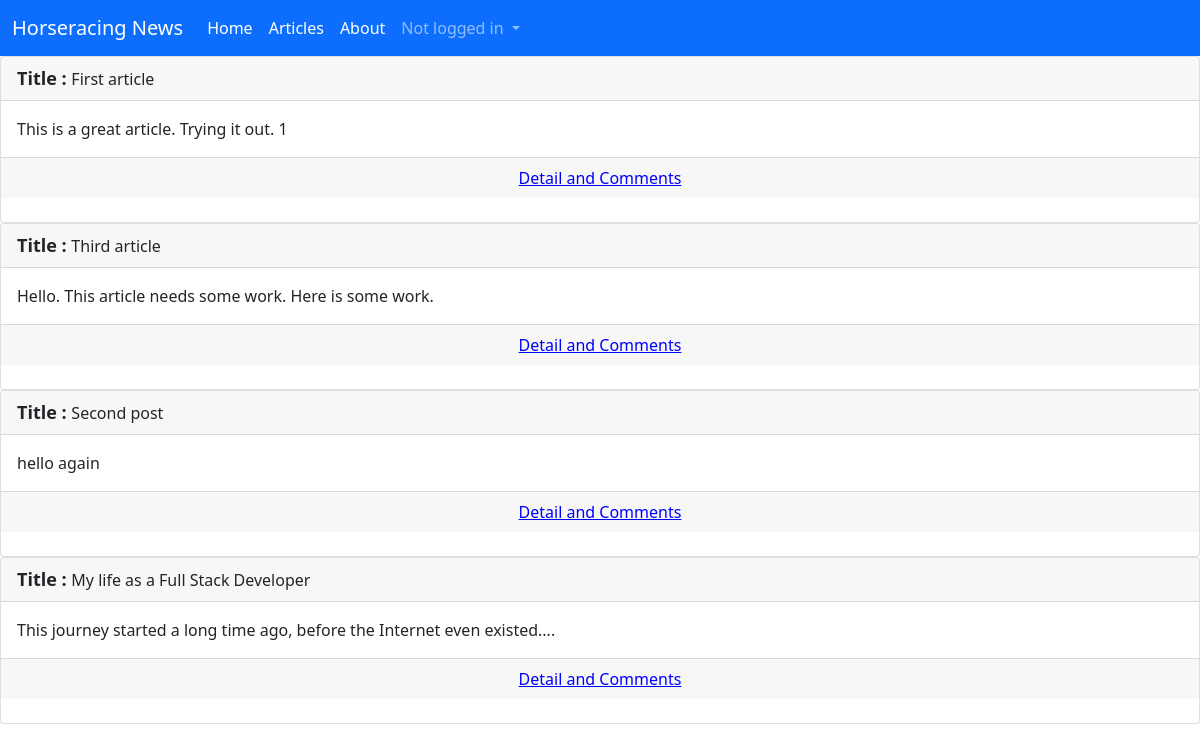
The app's page /articles/, older data.
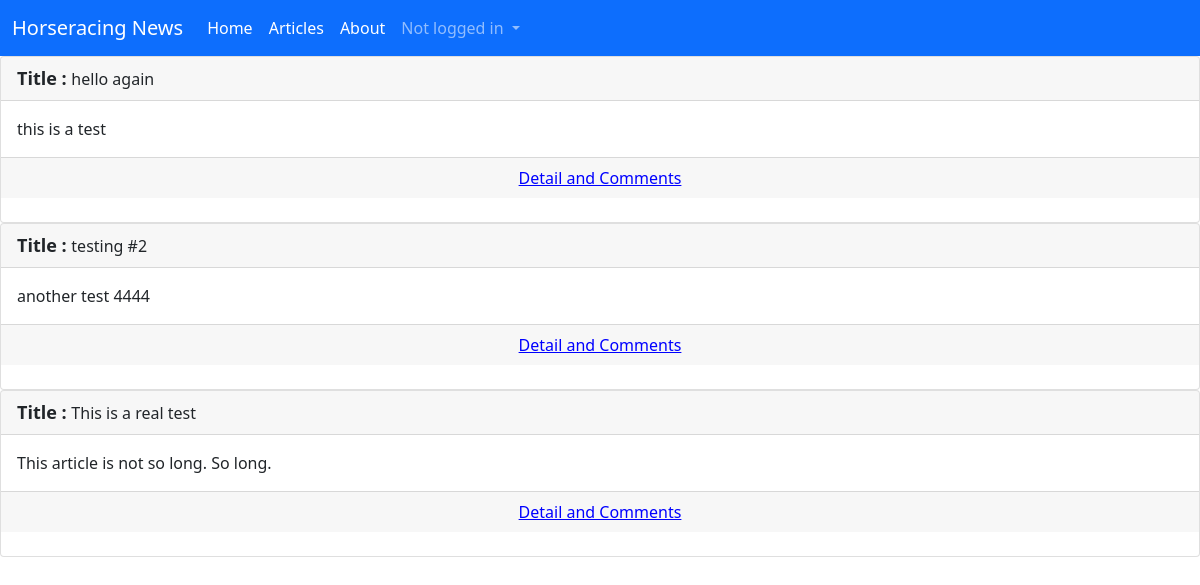
The same page, newer data.
### articles/models.py (models this page shows, shortened)
class Article(models.Model):
    title = models.CharField(max_length=255)
    body = models.TextField()
    date = models.DateTimeField(auto_now_add=True)
    author = models.ForeignKey(
       get_user_model(),
       on_delete=models.CASCADE,
        )

### articles/views.py (the view)
# urls.py: path('', ArticleListView.as_view(), name='article_list'),
class ArticleListView(ListView):
    model = Article
    template_name = 'article_list.html'

### templates/article_list.html (shortened to what this page needs)
{% extends 'base.html' %}
{% block content %}
    {% for article in object_list %}
    <div class="card">
        <div class=card-header>
            <span class="font-weight-bold">
                Title :
            </span>
            {{ article.title }}
        </div>
        <div class ="card-body">
             {{ article.body }}
        </div>
        <div class="card-footer text-center text-muted">
            <a class="blue" href="{% url 'article_detail' article.pk %}">Detail and Comments</a>
        </div>
        <br>
    </div>
    {% endfor %}
{% endblock content %}

### templates/base.html (shortened to what this page needs)
{% load static %}
<html>
    <head>
        <link href="https://cdn.jsdelivr.net/npm/bootstrap@5.0.1/dist/css/bootstrap.min.css" rel="stylesheet">
        <link rel="stylesheet" href="{% static 'css/style.css' %}">
    </head>
    <body>
        <nav class="navbar navbar-expand-lg navbar-dark bg-primary">
            <div class="container-fluid">
              <a class="navbar-brand" href="{% url 'home' %}">Horseracing News</a>
              <div class="collapse navbar-collapse" id="navbarNavDropdown">
                <ul class="navbar-nav">
                  <li class="nav-item">
                    <a class="nav-link active" aria-current="page" href="{% url 'home' %}">Home</a>
                  </li>
                  <li class="nav-item">
                    <a class="nav-link active" href="{% url 'article_list' %}">Articles</a>
                  </li>
                  <li class="nav-item">
                    <a class="nav-link active" href="{% url 'about' %}">About</a>
                  </li>
                  <li class="nav-item dropdown">
                   {% if user.is_authenticated %}
                        <a class="nav-link dropdown-toggle" href="#" id="navbarDropdownMenuLink" role="button" data-bs-toggle="dropdown" aria-expanded="false">
                        {{ user.username }}
                        </a>
                        <ul class="dropdown-menu" aria-labelledby="navbarDropdownMenuLink">
                        <li><a class="dropdown-item" href="{% url 'password_change' %}">Password Change</a></li>
                        <li><a class="dropdown-item" href="{% url 'logout' %}">Log Out</a></li>
                        </ul>
                    {% else %}
                        <a class="nav-link dropdown-toggle" href="#" id="navbarDropdownMenuLink" role="button" data-bs-toggle="dropdown" aria-expanded="false">
                            Not logged in
                        </a>
                    {% endif %}
                    </li>
                </ul>
              </div>
            </div>
          </nav>
        <main>
            {% block content %}
            {% endblock content %}
        </main>
      </body>
</html>

### static/css/style.css (style rules this page uses)
.font-weight-bold { font-weight: bold; font-size: large; }
a { color:white; }
.blue { color:blue; }

Row changes from the older to the newer data that the page shows:
removed Article: title "First article", body "This is a great article. Trying it out. 1"
removed Article: title "Third article", body "Hello. This article needs some work. Here is some work."
removed Article: title "Second post", body "hello again"
removed Article: title "My life as a Full Stack Developer", body "This journey started a long time ago, before the Internet even existed...."
added Article: title "hello again", body "this is a test"
added Article: title "testing #2", body "another test 4444"
added Article: title "This is a real test", body "This article is not so long. So long."
